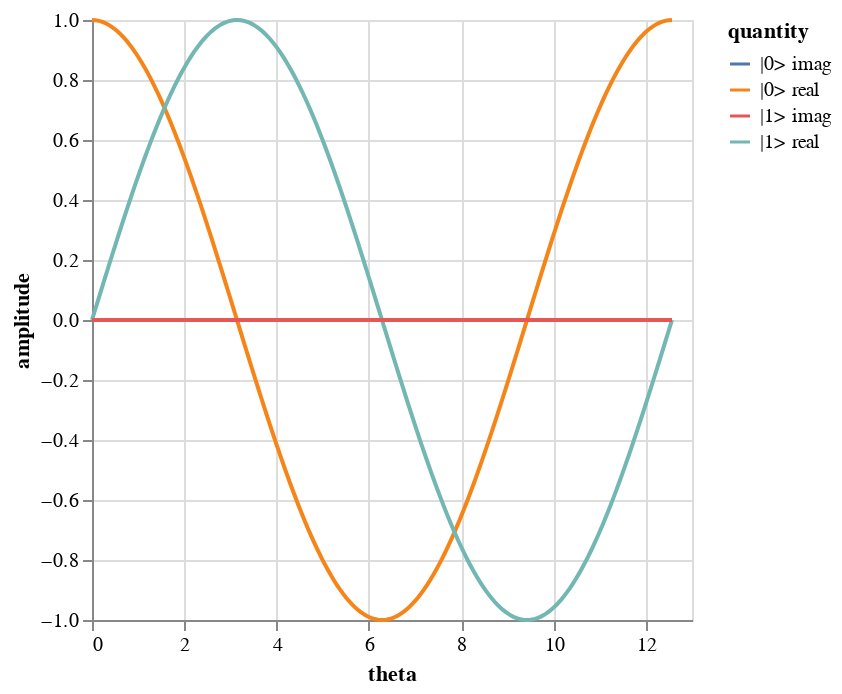

Here is the notebook cell this chart was saved with:
### Code cell
dev = qml.device("default.qubit", wires=1)


@qml.qnode(dev)
def apply_ry(theta, state):
    """Apply an RY gate with an angle of theta to a particular basis state.

    Args:
        theta (float): A rotation angle.
        state (int): Either 0 or 1. If 1, initialize the qubit to state |1>
            before applying other operations.

    Returns:
        np.array[complex]: The state of the qubit after the operations.
    """
    if state == 1:
        qml.PauliX(wires=0)

    ##################
    # YOUR CODE HERE #
    ##################

    # APPLY RY(theta) AND RETURN THE STATE

    qml.RY(theta, wires=0)

    return qml.state()


# Code for plotting
angles = np.linspace(0, 4 * np.pi, 200)
output_states = np.array([apply_ry(t, 0) for t in angles])

plot = plotter(angles, output_states)
plot

### Figure 1 — Vega-Lite specification as saved in the notebook (floating-point values rounded to 4 significant figures; data arrays with more than 128 entries replaced by an {"elided": "..."} marker saying what was removed)
{"config": {"view": {"continuousWidth": 300, "continuousHeight": 300}}, "layer": [{"mark": {"type": "line"}, "encoding": {"color": {"field": "quantity", "type": "nominal"}, "x": {"field": "theta", "type": "quantitative"}, "y": {"field": "amplitude", "type": "quantitative"}}, "transform": [{"fold": ["|0> real", "|1> real"], "as": ["quantity", "amplitude"]}]}, {"mark": {"type": "line"}, "encoding": {"color": {"field": "quantity", "type": "nominal"}, "x": {"field": "theta", "type": "quantitative"}, "y": {"field": "amplitude", "type": "quantitative"}}, "transform": [{"fold": ["|0> imag", "|1> imag"], "as": ["quantity", "amplitude"]}]}], "data": {"name": "data-60aabf3b619dbda497f940df4087e9c3"}, "$schema": "https://vega.github.io/schema/vega-lite/v5.20.1.json", "datasets": {"data-60aabf3b619dbda497f940df4087e9c3": {"elided": "200 records"}}}
